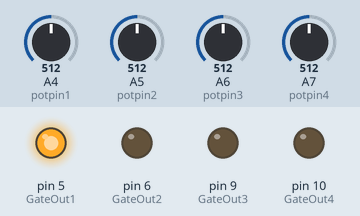
Bench run of a sketch on a simulated Arduino Nano, built with avr-gcc and run on an emulated ATmega328P. On the bench: output pins drawn as LEDs (lit = HIGH). The inputs (shaded band) are chosen by the test bench; at power-on: A4 (potpin1) = 512, A5 (potpin2) = 512, A6 (potpin3) = 512, A7 (potpin4) = 512.

Above: at 0.06 s.
At 0.31 s:
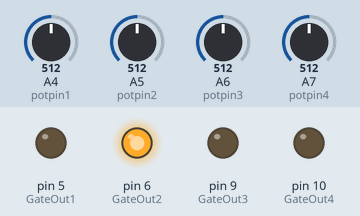
At 0.57 s:
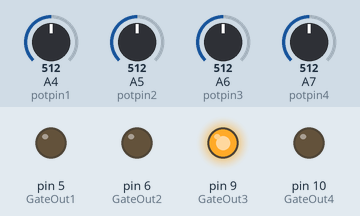
At 1.46 s:
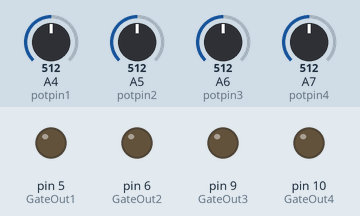
At 2.85 s:
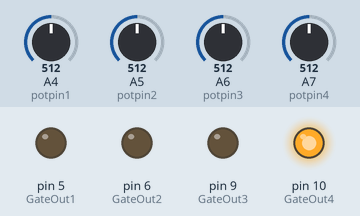
Timing chart, 0 to 3.1 s (numbered marks = the images above):
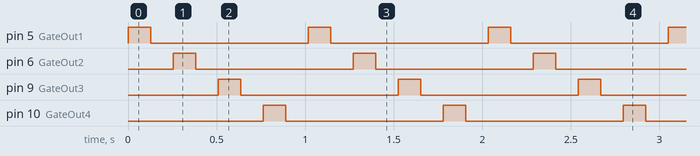

Measured:
- by itself, pin 5 (GateOut1), pin 6 (GateOut2), pin 9 (GateOut3), pin 10 (GateOut4): alternates HIGH for 0.13 s and LOW for 0.89 s

The sketch:

AST50_Botched_Step.ino
```cpp
int potpin1 = A4;
int GateOut1 = 5;
int val1;

int potpin2 = A5;
int GateOut2 = 6;
int val2;

int potpin3 = A6;
int GateOut3 = 9;
int val3;

int potpin4 = A7;
int GateOut4 = 10;
int val4;

void setup(){
pinMode(potpin1, INPUT);
pinMode(potpin2, INPUT);
pinMode(potpin3, INPUT);
pinMode(potpin4, INPUT);

pinMode(GateOut1, OUTPUT);
pinMode(GateOut2, OUTPUT);
pinMode(GateOut3, OUTPUT);
pinMode(GateOut4, OUTPUT);
}

void loop(){
 val1 = analogRead(potpin1);
 val1 = map(val1, 0, 1023, 0, 255);
 digitalWrite(GateOut1, HIGH);
 delay(val1);
 digitalWrite(GateOut1, LOW);
 delay(val1);

 val2 = analogRead(potpin2);
 val2 = map(val2, 0, 1023, 0, 255);
 digitalWrite(GateOut2, HIGH);
 delay(val2);
 digitalWrite(GateOut2, LOW);
 delay(val2);

 val3 = analogRead(potpin3);
 val3 = map(val3, 0, 1023, 0, 255);
 digitalWrite(GateOut3, HIGH);
 delay(val3);
 digitalWrite(GateOut3, LOW);
 delay(val3);

 val4 = analogRead(potpin4);
 val4 = map(val4, 0, 1023, 0, 255);
 digitalWrite(GateOut4, HIGH);
 delay(val4);
 digitalWrite(GateOut4, LOW);
 delay(val4);
}
```
